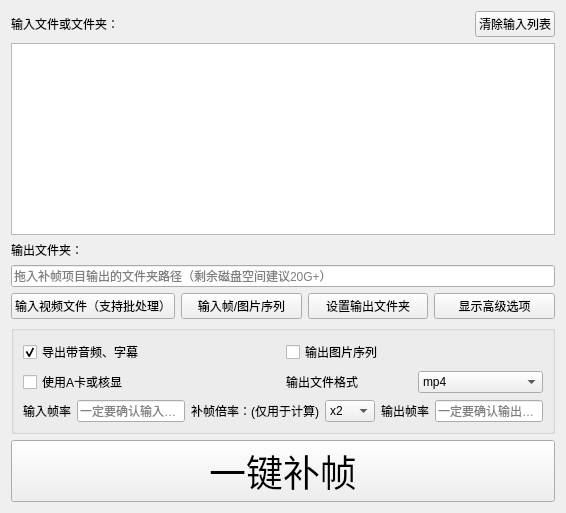
             <widget class="QWidget" name="InputArea" native="true">
              <layout class="QGridLayout" name="gridLayout">
               <item row="3" column="0">
                <widget class="QLabel" name="OutputLabel">
                 <property name="sizePolicy">
                  <sizepolicy hsizetype="Preferred" vsizetype="Fixed">
                   <horstretch>0</horstretch>
                   <verstretch>0</verstretch>
                  </sizepolicy>
                 </property>
                 <property name="text">
                  <string>输出文件夹：</string>
                 </property>
                </widget>
               </item>
               <item row="12" column="0">
                <widget class="QPushButton" name="AllInOne">
                 <property name="sizePolicy">
                  <sizepolicy hsizetype="Minimum" vsizetype="Fixed">
                   <horstretch>0</horstretch>
                   <verstretch>0</verstretch>
                  </sizepolicy>
                 </property>
                 <property name="font">
                  <font>
                   <family>Abril Fatface</family>
                   <pointsize>28</pointsize>
                  </font>
                 </property>
                 <property name="text">
                  <string>一键补帧</string>
                 </property>
                </widget>
               </item>
               <item row="9" column="0">
                <widget class="QGroupBox" name="groupBox">
                 <property name="title">
                  <string/>
                 </property>
                 <layout class="QGridLayout" name="gridLayout_14">
                  <item row="0" column="0">
                   <layout class="QGridLayout" name="gridLayout_9">
                    <item row="4" column="0">
                     <widget class="QCheckBox" name="UseNCNNButton">
                      <property name="sizePolicy">
                       <sizepolicy hsizetype="Preferred" vsizetype="Fixed">
                        <horstretch>0</horstretch>
                        <verstretch>0</verstretch>
                       </sizepolicy>
                      </property>
                      <property name="toolTip">
                       <string>强制使用检测到的A卡或核显</string>
                      </property>
                      <property name="text">
                       <string>使用A卡或核显</string>
                      </property>
                     </widget>
                    </item>
                    <item row="0" column="0">
                     <widget class="QCheckBox" name="SaveAudioChecker">
                      <property name="sizePolicy">
                       <sizepolicy hsizetype="Preferred" vsizetype="Fixed">
                        <horstretch>0</horstretch>
                        <verstretch>0</verstretch>
                       </sizepolicy>
                      </property>
                      <property name="text">
                       <string>导出带音频、字幕</string>
                      </property>
                      <property name="checked">
                       <bool>true</bool>
                      </property>
                     </widget>
                    </item>
                    <item row="0" column="1">
                     <widget class="QCheckBox" name="ImgOutputChecker">
                      <property name="sizePolicy">
                       <sizepolicy hsizetype="Preferred" vsizetype="Fixed">
                        <horstretch>0</horstretch>
                        <verstretch>0</verstretch>
                       </sizepolicy>
                      </property>
                      <property name="toolTip">
                       <string>&lt;html&gt;&lt;head/&gt;&lt;body&gt;&lt;p&gt;输出为图片序列&lt;/p&gt;&lt;p&gt;&lt;span style=&quot; font-weight:600;&quot;&gt;命名格式:0&amp;gt;8d,如 00000008.png&lt;/span&gt;&lt;/p&gt;&lt;/body&gt;&lt;/html&gt;</string>
                      </property>
                      <property name="text">
                       <string>输出图片序列</string>
                      </property>
                     </widget>
                    </item>
                    <item row="4" column="1">
                     <layout class="QHBoxLayout" name="horizontalLayout_6">
                      <property name="sizeConstraint">
                       <enum>QLayout::SetMaximumSize</enum>
                      </property>
                      <item>
                       <widget class="QLabel" name="label_12">
                        <property name="sizePolicy">
                         <sizepolicy hsizetype="Preferred" vsizetype="Fixed">
                          <horstretch>0</horstretch>
                          <verstretch>0</verstretch>
                         </sizepolicy>
                        </property>
                        <property name="toolTip">
                         <string>&lt;html&gt;&lt;head/&gt;&lt;body&gt;&lt;p&gt;如果音频合并出现问题，请尝试更换输出文件格式&lt;/p&gt;&lt;p&gt;mov兼容大多数音视频轨，但对字幕轨兼容不太好；&lt;/p&gt;&lt;p&gt;mkv兼容大多数字幕轨，但不支持pcm音频输出（这种情况请改为mov）&lt;/p&gt;&lt;p&gt;mp4支持流式传输，不支持truehd、dts等特种音频格式包装&lt;/p&gt;&lt;/body&gt;&lt;/html&gt;</string>
                        </property>
                        <property name="text">
                         <string>输出文件格式</string>
                        </property>
                        <property name="alignment">
                         <set>Qt::AlignLeading|Qt::AlignLeft|Qt::AlignVCenter</set>
                        </property>
                       </widget>
                      </item>
                      <item>
                       <widget class="MyComboBox" name="ExtSelector">
                        <property name="sizePolicy">
                         <sizepolicy hsizetype="Preferred" vsizetype="Fixed">
                          <horstretch>0</horstretch>
                          <verstretch>0</verstretch>
                         </sizepolicy>
                        </property>
                        <property name="toolTip">
                         <string>&lt;html&gt;&lt;head/&gt;&lt;body&gt;&lt;p&gt;如果音频合并出现问题，请尝试更换输出文件格式&lt;/p&gt;&lt;p&gt;&lt;span style=&quot; font-weight:600;&quot;&gt;mov&lt;/span&gt;兼容大多数音视频轨，但对字幕轨兼容不太好；&lt;/p&gt;&lt;p&gt;&lt;span style=&quot; font-weight:600;&quot;&gt;mkv&lt;/span&gt;兼容大多数字幕轨，但不支持pcm音频输出&lt;span style=&quot; font-weight:600;&quot;&gt;（这种情况请改为mov）&lt;/span&gt;&lt;/p&gt;&lt;p&gt;&lt;span style=&quot; font-weight:600;&quot;&gt;mp4&lt;/span&gt;支持流式传输，不支持truehd、dts等特种音频格式包装&lt;/p&gt;&lt;/body&gt;&lt;/html&gt;</string>
                        </property>
                        <item>
                         <property name="text">
                          <string>mp4</string>
                         </property>
                        </item>
                        <item>
                         <property name="text">
                          <string>mkv</string>
                         </property>
                        </item>
                        <item>
                         <property name="text">
                          <string>mov</string>
                         </property>
                        </item>
                       </widget>
                      </item>
                     </layout>
                    </item>
                   </layout>
                  </item>
                  <item row="1" column="0">
                   <layout class="QHBoxLayout" name="horizontalLayout">
                    <item>
                     <widget class="QLabel" name="InputFPSReminder">
                      <property name="sizePolicy">
                       <sizepolicy hsizetype="Preferred" vsizetype="Fixed">
                        <horstretch>0</horstretch>
                        <verstretch>0</verstretch>
                       </sizepolicy>
                      </property>
                      <property name="text">
                       <string>输入帧率</string>
                      </property>
                      <property name="alignment">
                       <set>Qt::AlignCenter</set>
                      </property>
                     </widget>
                    </item>
                    <item>
                     <widget class="QLineEdit" name="InputFPS">
                      <property name="sizePolicy">
                       <sizepolicy hsizetype="Preferred" vsizetype="Fixed">
                        <horstretch>0</horstretch>
                        <verstretch>0</verstretch>
                       </sizepolicy>
                      </property>
                      <property name="dragEnabled">
                       <bool>true</bool>
                      </property>
                      <property name="placeholderText">
                       <string>一定要确认输入帧率！</string>
                      </property>
                     </widget>
                    </item>
                    <item>
                     <widget class="QLabel" name="InterpExpReminder">
                      <property name="sizePolicy">
                       <sizepolicy hsizetype="Preferred" vsizetype="Fixed">
                        <horstretch>0</horstretch>
                        <verstretch>0</verstretch>
                       </sizepolicy>
                      </property>
                      <property name="toolTip">
                       <string>该倍率无效，以输出帧率为准</string>
                      </property>
                      <property name="text">
                       <string>补帧倍率：(仅用于计算)</string>
                      </property>
                      <property name="alignment">
                       <set>Qt::AlignCenter</set>
                      </property>
                     </widget>
                    </item>
                    <item>
                     <widget class="MyComboBox" name="ExpSelecter">
                      <property name="sizePolicy">
                       <sizepolicy hsizetype="Preferred" vsizetype="Fixed">
                        <horstretch>0</horstretch>
                        <verstretch>0</verstretch>
                       </sizepolicy>
                      </property>
                      <item>
                       <property name="text">
                        <string>x2</string>
                       </property>
                      </item>
                      <item>
                       <property name="text">
                        <string>x4</string>
                       </property>
                      </item>
                      <item>
                       <property name="text">
                        <string>x8</string>
                       </property>
                      </item>
                      <item>
                       <property name="text">
                        <string>x16</string>
                       </property>
                      </item>
                      <item>
                       <property name="text">
                        <string>x32</string>
                       </property>
                      </item>
                      <item>
                       <property name="text">
                        <string>x64</string>
                       </property>
                      </item>
                     </widget>
                    </item>
                    <item>
                     <widget class="QLabel" name="OutputFPSReminder">
                      <property name="sizePolicy">
                       <sizepolicy hsizetype="Preferred" vsizetype="Fixed">
                        <horstretch>0</horstretch>
                        <verstretch>0</verstretch>
                       </sizepolicy>
                      </property>
                      <property name="text">
                       <string>输出帧率</string>
                      </property>
                      <property name="alignment">
                       <set>Qt::AlignCenter</set>
                      </property>
                     </widget>
                    </item>
                    <item>
                     <widget class="QLineEdit" name="OutputFPS">
                      <property name="enabled">
                       <bool>true</bool>
                      </property>
                      <property name="sizePolicy">
                       <sizepolicy hsizetype="Minimum" vsizetype="Fixed">
                        <horstretch>0</horstretch>
                        <verstretch>0</verstretch>
                       </sizepolicy>
                      </property>
                      <property name="dragEnabled">
                       <bool>true</bool>
                      </property>
                      <property name="placeholderText">
                       <string>一定要确认输出帧率</string>
                      </property>
                     </widget>
                    </item>
                   </layout>
                  </item>
                 </layout>
                </widget>
               </item>
               <item row="8" column="0">
                <layout class="QHBoxLayout" name="horizontalLayout_12">
                 <item>
                  <widget class="QPushButton" name="InputButton">
                   <property name="sizePolicy">
                    <sizepolicy hsizetype="Minimum" vsizetype="Fixed">
                     <horstretch>0</horstretch>
                     <verstretch>0</verstretch>
                    </sizepolicy>
                   </property>
                   <property name="text">
                    <string>输入视频文件（支持批处理）</string>
                   </property>
                  </widget>
                 </item>
                 <item>
                  <widget class="QPushButton" name="InputDirButton">
                   <property name="sizePolicy">
                    <sizepolicy hsizetype="Minimum" vsizetype="Fixed">
                     <horstretch>0</horstretch>
                     <verstretch>0</verstretch>
                    </sizepolicy>
                   </property>
                   <property name="toolTip">
                    <string>&lt;html&gt;&lt;head/&gt;&lt;body&gt;&lt;p&gt;不支持交错或带有透明通道的图片&lt;/p&gt;&lt;/body&gt;&lt;/html&gt;</string>
                   </property>
                   <property name="text">
                    <string>输入帧/图片序列</string>
                   </property>
                  </widget>
                 </item>
                 <item>
                  <widget class="QPushButton" name="OutputButton">
                   <property name="sizePolicy">
                    <sizepolicy hsizetype="Minimum" vsizetype="Fixed">
                     <horstretch>0</horstretch>
                     <verstretch>0</verstretch>
                    </sizepolicy>
                   </property>
                   <property name="text">
                    <string>设置输出文件夹</string>
                   </property>
                  </widget>
                 </item>
                 <item>
                  <widget class="QPushButton" name="ShowAdvance">
                   <property name="text">
                    <string>显示高级选项</string>
                   </property>
                  </widget>
                 </item>
                </layout>
               </item>
               <item row="2" column="0">
                <widget class="MyListWidget" name="InputFileName">
                 <property name="sizePolicy">
                  <sizepolicy hsizetype="Preferred" vsizetype="Expanding">
                   <horstretch>0</horstretch>
                   <verstretch>0</verstretch>
                  </sizepolicy>
                 </property>
                 <property name="tabKeyNavigation">
                  <bool>true</bool>
                 </property>
                 <property name="dragEnabled">
                  <bool>true</bool>
                 </property>
                 <property name="dragDropOverwriteMode">
                  <bool>true</bool>
                 </property>
                 <property name="dragDropMode">
                  <enum>QAbstractItemView::DropOnly</enum>
                 </property>
                </widget>
               </item>
               <item row="4" column="0">
                <widget class="MyLineWidget" name="OutputFolder">
                 <property name="sizePolicy">
                  <sizepolicy hsizetype="Expanding" vsizetype="Fixed">
                   <horstretch>0</horstretch>
                   <verstretch>0</verstretch>
                  </sizepolicy>
                 </property>
                 <property name="placeholderText">
                  <string>拖入补帧项目输出的文件夹路径（剩余磁盘空间建议20G+）</string>
                 </property>
                </widget>
               </item>
               <item row="0" column="0">
                <layout class="QHBoxLayout" name="horizontalLayout_7">
                 <item>
                  <widget class="QLabel" name="InputLabel">
                   <property name="sizePolicy">
                    <sizepolicy hsizetype="Expanding" vsizetype="Fixed">
                     <horstretch>0</horstretch>
                     <verstretch>0</verstretch>
                    </sizepolicy>
                   </property>
                   <property name="text">
                    <string>输入文件或文件夹：</string>
                   </property>
                  </widget>
                 </item>
                 <item>
                  <widget class="QPushButton" name="ClearInputButton">
                   <property name="text">
                    <string>清除输入列表</string>
                   </property>
                  </widget>
                 </item>
                </layout>
               </item>
              </layout>
             </widget>
